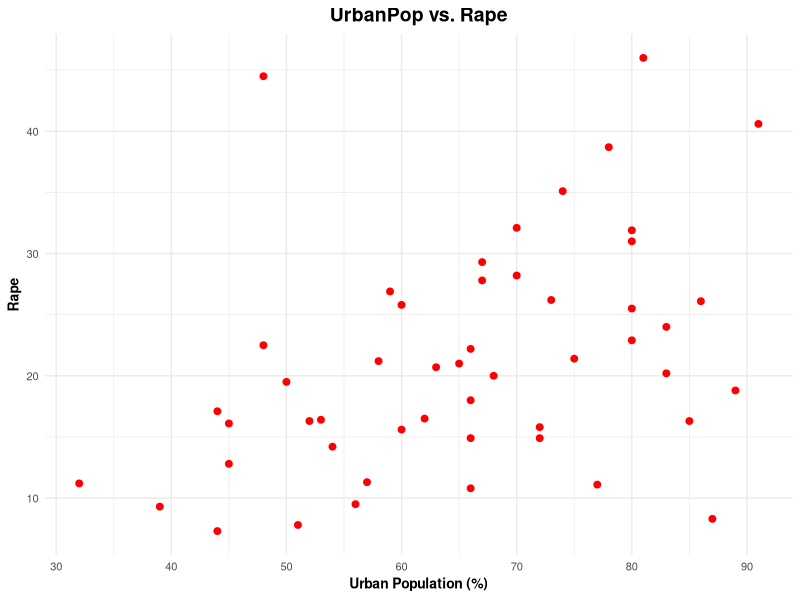

Reproduce this figure in R.
## ---- chunk 1
#| label: Loading the Data
# Loading the dataset here
data("USArrests")
## ---- chunk 2
#| label: Introduction 
# Print first 6 rows of the data here
head(USArrests)
## ---- chunk 3
#| label: Summary
#Summary statistics for USArrests  
summary(USArrests)
## ---- chunk 4
#| label: packages
library(ggplot2)
## ---- chunk 5
#| label: Visualisation
#| fig-cap: "Scatter Plot of UrbanPop vs. Rape"
#| fig-width: 10
#| fig-height: 7
#| fig-cap-location: bottom

# Scatter plot of UrbanPop vs. Rape
ggplot(USArrests, aes(x = UrbanPop, y = Rape)) +
  geom_point(color = "red", size = 2) +  # color and point size
  labs(title = "UrbanPop vs. Rape", 
       x = "Urban Population (%)", y = "Rape") + #labels
  theme_minimal() +  # minimal theme
  theme(plot.title = element_text(face = "bold", size = 14, hjust = 0.5),  # center and alter title
        axis.title = element_text(face = "bold", size = 10),  # alter axis labels appearance
        axis.text = element_text(size = 8))  # alter axis text appearance


